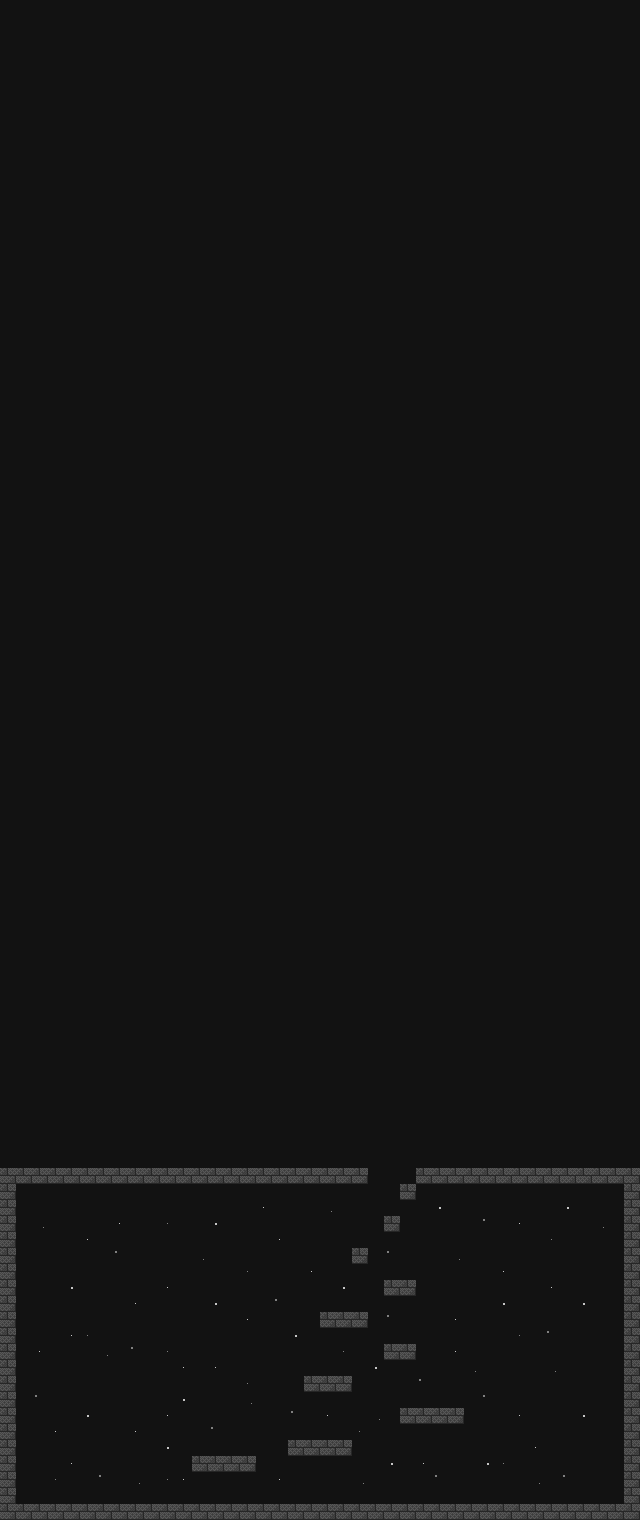

A 2D game scene composited from a Tiled map and its tileset images. What follows is a short description and the map's XML, with each tile layer's data collapsed to a summary:
An orthogonal 40x95 tile map with 16x16 px tiles, 2 tile layers (Background, Graphic Layer), 2 tilesets and 15 objects.

<map version="1.2" tiledversion="1.2.1" orientation="orthogonal" renderorder="right-down" width="40" height="95" tilewidth="16" tileheight="16" infinite="0" nextlayerid="9" nextobjectid="18">
 <tileset firstgid="1" source="AllSprites.tsx" />
 <tileset firstgid="197" source="Sparkle.tsx" />
 <layer id="6" name="Background" width="40" height="95">
  <data>[3800 cells, 3800 non-empty, 1 distinct tile ids]</data>
 </layer>
 <layer id="7" name="Graphic Layer" width="40" height="95">
  <data>[3800 cells, 225 non-empty, 7 distinct tile ids]</data>
 </layer>
 <objectgroup id="3" name="Ground">
  <object id="1" x="192" y="1456" width="64" height="16" />
  <object id="2" x="288" y="1440" width="64" height="16" />
  <object id="3" x="400" y="1408" width="64" height="16" />
  <object id="4" x="304" y="1376" width="48" height="16" />
  <object id="5" x="384" y="1344" width="32" height="16" />
  <object id="6" x="320" y="1312" width="48" height="16" />
  <object id="7" x="384" y="1280" width="32" height="16" />
  <object id="8" x="352" y="1248" width="16" height="16" />
  <object id="9" x="384" y="1216" width="16" height="16" />
  <object id="10" x="400" y="1184" width="16" height="16" />
  <object id="11" x="0" y="1168" width="368" height="16" />
  <object id="12" x="416" y="1168" width="224" height="16" />
  <object id="14" x="0" y="1184" width="16" height="336" />
  <object id="15" x="16" y="1504" width="608" height="16" />
  <object id="17" x="624" y="1184" width="16" height="336" />
 </objectgroup>
</map>
